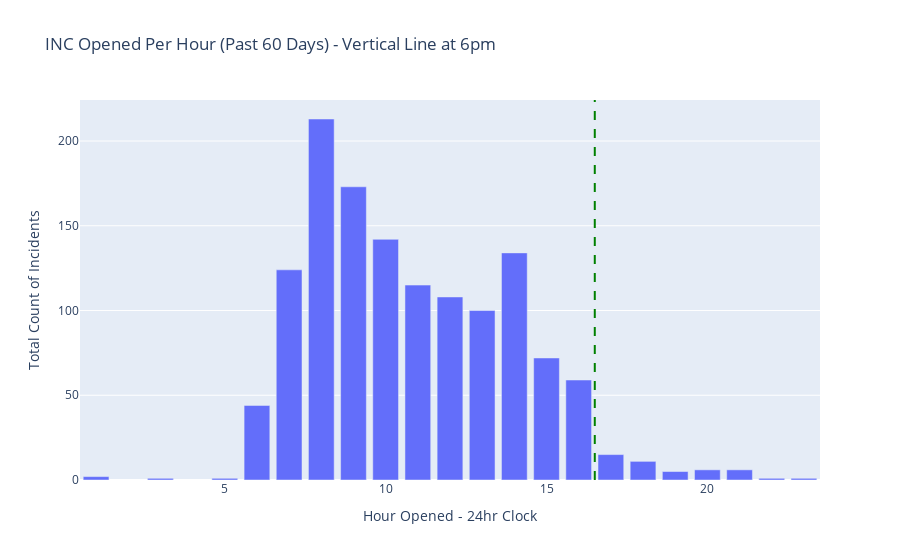

The notebook cell saved with this chart:
### Markdown cell above
### How many INC are opened per hour - Total Day Overview

### Code cell
df_inc_per_hr = df_main['task_effective_number'].groupby(df_main['opened_at'].dt.hour).count()
# df_inc_per_hr

fig = px.bar(df_inc_per_hr, x=df_inc_per_hr.index, y='task_effective_number',
             labels={'opened_at':'Hour Opened - 24hr Clock', 'task_effective_number':'Total Count of Incidents'},
            title='INC Opened Per Hour (Past 60 Days) - Vertical Line at 6pm')
fig.add_vline(x=16.5, line_dash="dash", line_color="green")
fig.show()

### Figure 1 — Plotly figure (JSON) as saved in the notebook; plotly's stock layout.template omitted (floating-point values rounded to 4 significant figures)
{"data": [{"alignmentgroup": "True", "hovertemplate": "Hour Opened - 24hr Clock=%{x}<br>Total Count of Incidents=%{y}<extra></extra>", "legendgroup": "", "marker": {"color": "#636efa"}, "name": "", "offsetgroup": "", "orientation": "v", "showlegend": false, "textposition": "auto", "type": "bar", "x": [1, 3, 5, 6, 7, 8, 9, 10, 11, 12, 13, 14, 15, 16, 17, 18, 19, 20, 21, 22, 23], "xaxis": "x", "y": [2, 1, 1, 44, 124, 213, 173, 142, 115, 108, 100, 134, 72, 59, 15, 11, 5, 6, 6, 1, 1], "yaxis": "y"}], "layout": {"barmode": "relative", "legend": {"tracegroupgap": 0}, "shapes": [{"line": {"color": "green", "dash": "dash"}, "type": "line", "x0": 16.5, "x1": 16.5, "xref": "x", "y0": 0, "y1": 1, "yref": "y domain"}], "title": {"text": "INC Opened Per Hour (Past 60 Days) - Vertical Line at 6pm"}, "xaxis": {"anchor": "y", "domain": [0, 1], "title": {"text": "Hour Opened - 24hr Clock"}}, "yaxis": {"anchor": "x", "domain": [0, 1], "title": {"text": "Total Count of Incidents"}}}}
